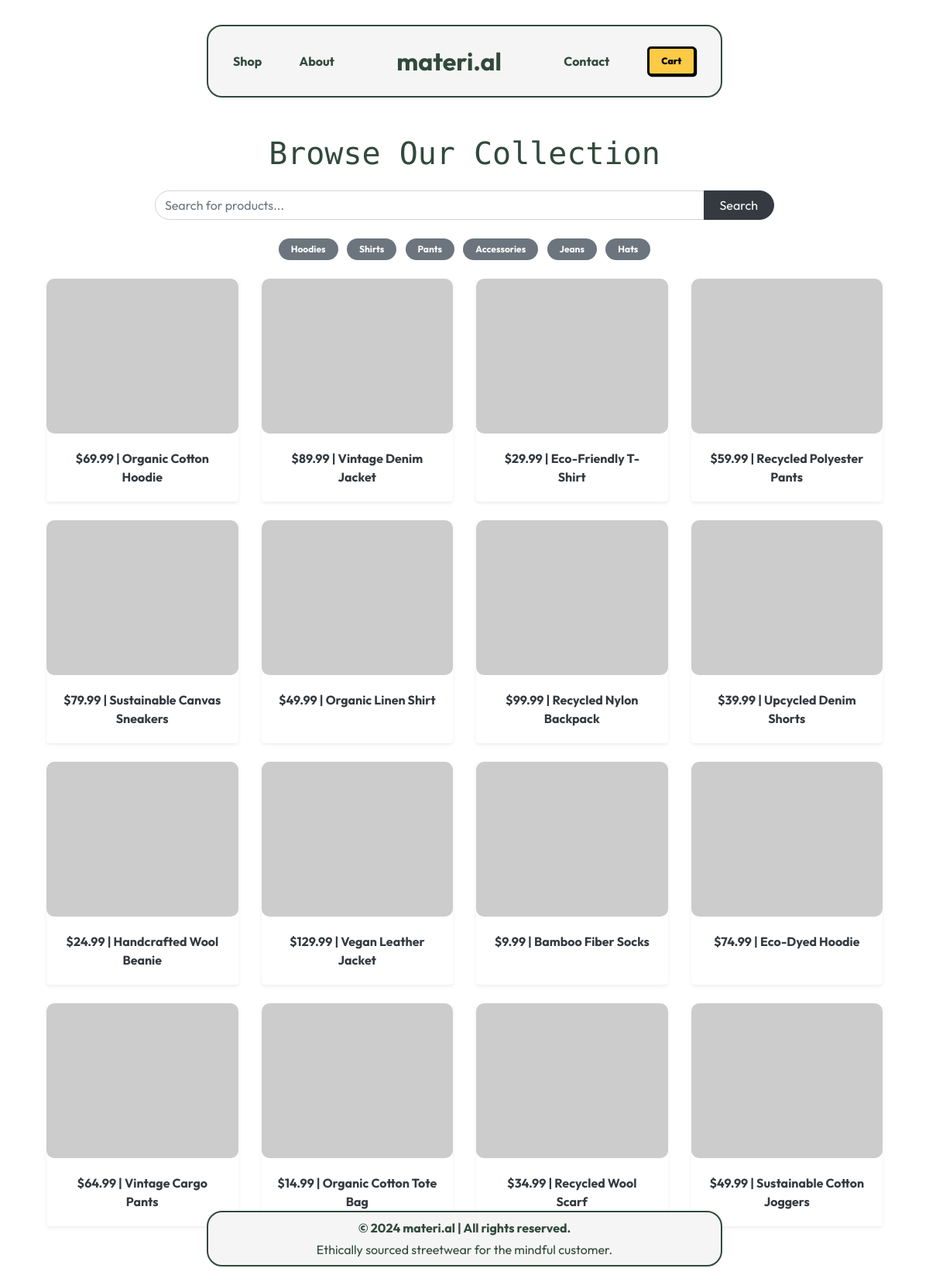
Page /shop on the committed database.
### models.py (models this page shows)
class Product(db.Model):
    id = db.Column(db.Integer, primary_key=True)
    name = db.Column(db.String(100), nullable=False)
    description = db.Column(db.Text)
    category = db.Column(db.String(50), nullable=False)  # E.g., Hoodies, Shirts, Pants
    price = db.Column(db.Float, nullable=False)
    stock = db.Column(db.Integer, default=0)
    brand = db.Column(db.String(100), nullable=True)
    sustainability_rating = db.Column(db.String(20), nullable=True)
    available_sizes = db.Column(db.String(200))  # Could store as CSV: e.g., "S,M,L,XL"
    image_url = db.Column(db.String(200))  # Default placeholder image if none provided
    created_at = db.Column(db.DateTime, default=datetime.utcnow)
    images = db.relationship('ProductImage', backref='product', lazy=True)
    order_details = db.relationship('OrderDetail', backref='product', lazy=True)

### main.py (the view)
@app.route('/shop')
def shop():
    category = request.args.get('category')  # Retrieve category filter from query parameters
    if category:
        products = Product.query.filter_by(category=category).all()
    else:
        products = Product.query.all()
    return render_template('shop.html', products=products)

### templates/shop.html
{% extends "base.html" %}
{% block content %}
<div class="container mt-5 mb-5">
    <h1 class="mb-4 text-center" style="font-family: 'Rubik Mono One', sans-serif; color: #31493C;">Browse Our Collection</h1>
    <div class="mb-4 d-flex justify-content-center">
        <div class="input-group" style="max-width: 800px; width: 100%;">
            <input type="text" class="form-control" placeholder="Search for products..." aria-label="Search" aria-describedby="button-search" style="border-radius: 20px 0 0 20px;">
            <div class="input-group-append">
                <button class="btn btn-dark" type="button" id="button-search" style="border-radius: 0 20px 20px 0; padding: 0 20px;">Search</button>
            </div>
        </div>
    </div>
    <div class="mb-4 text-center">
        <span class="badge badge-pill badge-secondary px-3 py-2 mx-1" style="cursor: pointer;">Hoodies</span>
        <span class="badge badge-pill badge-secondary px-3 py-2 mx-1" style="cursor: pointer;">Shirts</span>
        <span class="badge badge-pill badge-secondary px-3 py-2 mx-1" style="cursor: pointer;">Pants</span>
        <span class="badge badge-pill badge-secondary px-3 py-2 mx-1" style="cursor: pointer;">Accessories</span>
        <span class="badge badge-pill badge-secondary px-3 py-2 mx-1" style="cursor: pointer;">Jeans</span>
        <span class="badge badge-pill badge-secondary px-3 py-2 mx-1" style="cursor: pointer;">Hats</span>
    </div>
    <div class="row">
        {% for product in products %}
        <div class="col-lg-3 col-md-6 col-sm-6 mb-4">
            <a href="{{ url_for('item_details', product_id=product.id) }}" class="text-decoration-none text-dark">
                <div class="card h-100 shadow-sm border-0">
                    <img src="{{ product.image_url }}" class="card-img-top" alt="{{ product.name }}"
                         style="height: 200px; object-fit: cover; border-radius: 10px;">
                    <div class="card-body text-center">
                        <p class="mb-0" style="font-family: 'Outfit', sans-serif; font-weight: bold;">
                            ${{ product.price }} | {{ product.name }}
                        </p>
                    </div>
                </div>
            </a>
        </div>
        {% endfor %}
    </div>
</div>
<div class="container-fluid text-center py-2"
     style="background-color: #F5F5F5;
            border: 2px solid #31493C;
            border-radius: 20px;
            position: absolute;
            bottom: 20px;
            left: 50%;
            transform: translateX(-50%);
            width: 55.5%; /* Matches the navbar width */
            color: #31493C;">
  <p class="mb-1" style="font-family: 'Outfit', sans-serif; font-weight: bold;">© 2024 materi.al | All rights reserved.</p>
  <p class="mb-0" style="font-family: 'Outfit', sans-serif;">Ethically sourced streetwear for the mindful customer.</p>
</div>
{% endblock %}

### templates/base.html (shortened to what this page needs)
<!DOCTYPE html>
<html lang="en">
    <head>
        <link rel="stylesheet" href="https://cdn.jsdelivr.net/npm/bootstrap@4.3.1/dist/css/bootstrap.min.css">
</head>
<body>
   <div class="floating-nav">
    <div class="nav-box">
      <a href="/shop" class="text-decoration-none">Shop</a>
      <a href="/about" class="text-decoration-none">About</a>
      <a class="navbar-brand" href="/">materi.al</a>
      <a href="/contact" class="text-decoration-none">Contact</a>
      <a href="/cart"><button>Cart</button></a>
    </div>
  </div>
    <div class="container mt-4">
        {% block content %}{% endblock %}
    </div>
</body>
</html>

### templates/base.html (style rules this page uses)
body { font-family: 'Outfit', sans-serif; }
.floating-nav { margin-top: 2rem; display: flex; justify-content: center; }
.nav-box { display: flex; justify-content: space-between; align-items: center; border: 2px solid #31493C; border-radius: 20px; background: #F5F5F5; padding: 1rem 2rem; width: 55.5%; }
.nav-box a { text-decoration: none; color: #31493C; font-weight: bold; }
.nav-box .navbar-brand { font-size: 2em; margin: 0 2rem; }
button { background: #FCCA46; font-family: inherit; padding: 0.6em 1.3em; font-weight: 900; font-size: 12px; border: 3px solid black; border-radius: 0.4em; box-shadow: 0.1em 0.1em; cursor: pointer; }

### rows in the picture
Product: price "69.99", name "Organic Cotton Hoodie"
Product: price "89.99", name "Vintage Denim Jacket"
Product: price "29.99", name "Eco-Friendly T-Shirt"
Product: price "59.99", name "Recycled Polyester Pants"
Product: price "79.99", name "Sustainable Canvas Sneakers"
Product: price "49.99", name "Organic Linen Shirt"
Product: price "99.99", name "Recycled Nylon Backpack"
Product: price "39.99", name "Upcycled Denim Shorts"
Product: price "24.99", name "Handcrafted Wool Beanie"
Product: price "129.99", name "Vegan Leather Jacket"
Product: price "9.99", name "Bamboo Fiber Socks"
Product: price "74.99", name "Eco-Dyed Hoodie"
Product: price "64.99", name "Vintage Cargo Pants"
Product: price "14.99", name "Organic Cotton Tote Bag"
Product: price "34.99", name "Recycled Wool Scarf"
Product: price "49.99", name "Sustainable Cotton Joggers"
